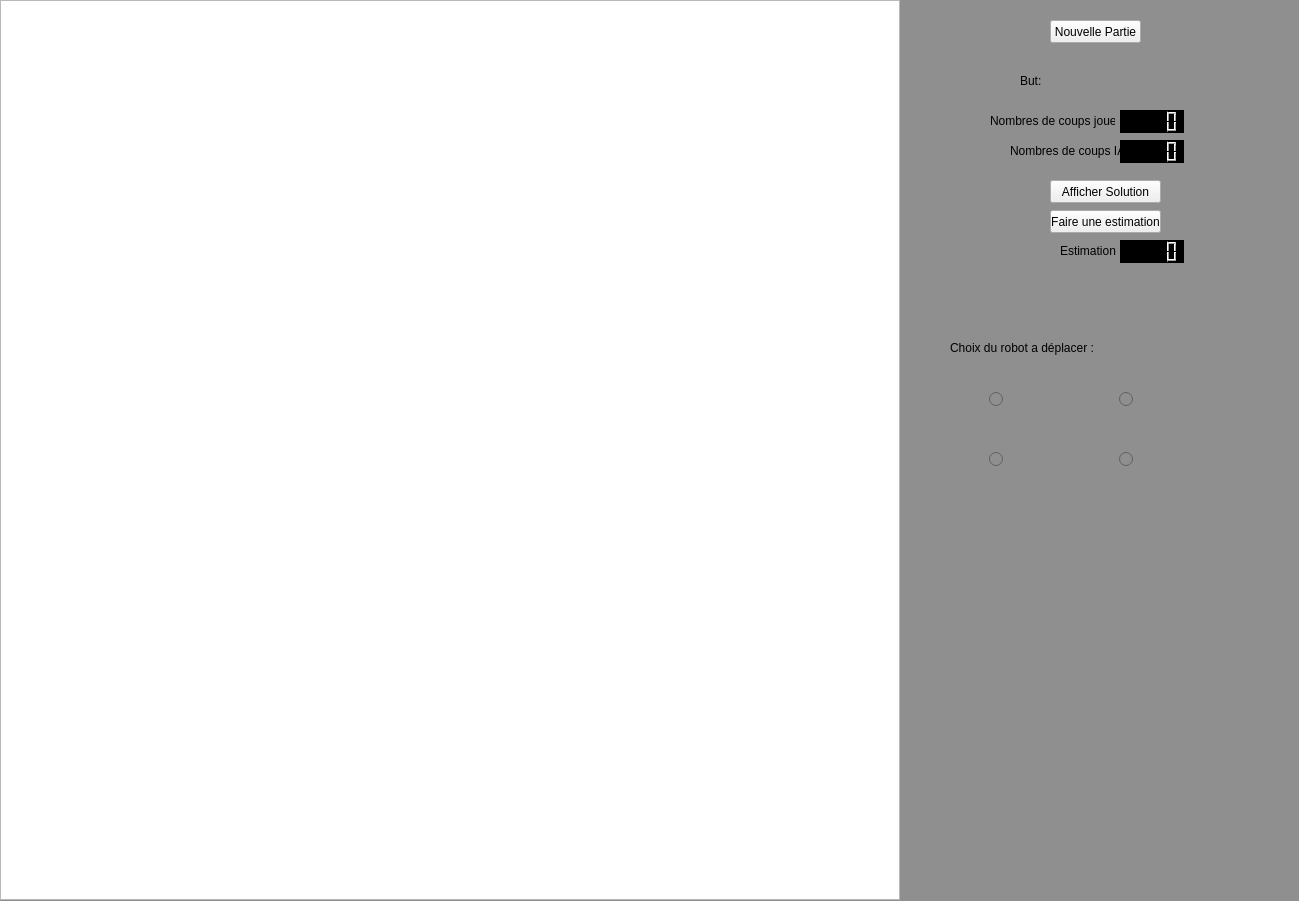
<?xml version="1.0" encoding="UTF-8"?>
<ui version="4.0">
 <class>RasendeRoboterClass</class>
 <widget class="QMainWindow" name="RasendeRoboterClass">
  <property name="geometry">
   <rect>
    <x>0</x>
    <y>0</y>
    <width>1299</width>
    <height>901</height>
   </rect>
  </property>
  <property name="sizePolicy">
   <sizepolicy hsizetype="Preferred" vsizetype="Preferred">
    <horstretch>0</horstretch>
    <verstretch>0</verstretch>
   </sizepolicy>
  </property>
  <property name="focusPolicy">
   <enum>Qt::NoFocus</enum>
  </property>
  <property name="windowTitle">
   <string>RasendeRoboter</string>
  </property>
  <property name="styleSheet">
   <string notr="true"/>
  </property>
  <widget class="QWidget" name="centralWidget">
   <widget class="QWidget" name="widget" native="true">
    <property name="geometry">
     <rect>
      <x>0</x>
      <y>0</y>
      <width>900</width>
      <height>900</height>
     </rect>
    </property>
    <widget class="QGraphicsView" name="graphicsView">
     <property name="geometry">
      <rect>
       <x>0</x>
       <y>0</y>
       <width>900</width>
       <height>900</height>
      </rect>
     </property>
     <property name="verticalScrollBarPolicy">
      <enum>Qt::ScrollBarAlwaysOff</enum>
     </property>
     <property name="horizontalScrollBarPolicy">
      <enum>Qt::ScrollBarAlwaysOff</enum>
     </property>
     <property name="sizeAdjustPolicy">
      <enum>QAbstractScrollArea::AdjustToContents</enum>
     </property>
    </widget>
    <widget class="QWidget" name="lay" native="true">
     <property name="geometry">
      <rect>
       <x>0</x>
       <y>0</y>
       <width>900</width>
       <height>900</height>
      </rect>
     </property>
     <property name="styleSheet">
      <string notr="true"/>
     </property>
    </widget>
   </widget>
   <widget class="QPushButton" name="startButton">
    <property name="geometry">
     <rect>
      <x>1050</x>
      <y>20</y>
      <width>91</width>
      <height>23</height>
     </rect>
    </property>
    <property name="text">
     <string>Nouvelle Partie</string>
    </property>
   </widget>
   <widget class="QLabel" name="goalLabel">
    <property name="geometry">
     <rect>
      <x>1020</x>
      <y>60</y>
      <width>151</width>
      <height>41</height>
     </rect>
    </property>
    <property name="sizePolicy">
     <sizepolicy hsizetype="Expanding" vsizetype="Expanding">
      <horstretch>0</horstretch>
      <verstretch>0</verstretch>
     </sizepolicy>
    </property>
    <property name="minimumSize">
     <size>
      <width>47</width>
      <height>13</height>
     </size>
    </property>
    <property name="text">
     <string>But: </string>
    </property>
   </widget>
   <widget class="QPushButton" name="solutionButton">
    <property name="geometry">
     <rect>
      <x>1050</x>
      <y>180</y>
      <width>111</width>
      <height>23</height>
     </rect>
    </property>
    <property name="text">
     <string>Afficher Solution</string>
    </property>
   </widget>
   <widget class="QLCDNumber" name="nbCoups">
    <property name="geometry">
     <rect>
      <x>1120</x>
      <y>140</y>
      <width>64</width>
      <height>23</height>
     </rect>
    </property>
    <property name="styleSheet">
     <string notr="true">QLCDNumber{background-color:black;}</string>
    </property>
   </widget>
   <widget class="QLabel" name="label">
    <property name="geometry">
     <rect>
      <x>1010</x>
      <y>140</y>
      <width>111</width>
      <height>21</height>
     </rect>
    </property>
    <property name="text">
     <string>Nombres de coups IA:</string>
    </property>
   </widget>
   <widget class="QLabel" name="label_2">
    <property name="geometry">
     <rect>
      <x>950</x>
      <y>340</y>
      <width>271</width>
      <height>16</height>
     </rect>
    </property>
    <property name="text">
     <string>Choix du robot a déplacer :</string>
    </property>
   </widget>
   <widget class="QFrame" name="frame">
    <property name="geometry">
     <rect>
      <x>-11</x>
      <y>-1</y>
      <width>1311</width>
      <height>911</height>
     </rect>
    </property>
    <property name="styleSheet">
     <string notr="true">background-color: rgb(143, 143, 143);</string>
    </property>
    <property name="frameShape">
     <enum>QFrame::StyledPanel</enum>
    </property>
    <property name="frameShadow">
     <enum>QFrame::Raised</enum>
    </property>
    <widget class="QRadioButton" name="redRadioButton">
     <property name="geometry">
      <rect>
       <x>1000</x>
       <y>380</y>
       <width>100</width>
       <height>40</height>
      </rect>
     </property>
     <property name="text">
      <string/>
     </property>
    </widget>
    <widget class="QRadioButton" name="blueRadioButton">
     <property name="geometry">
      <rect>
       <x>1000</x>
       <y>440</y>
       <width>100</width>
       <height>40</height>
      </rect>
     </property>
     <property name="text">
      <string/>
     </property>
    </widget>
    <widget class="QRadioButton" name="greenRadioButton">
     <property name="geometry">
      <rect>
       <x>1130</x>
       <y>440</y>
       <width>100</width>
       <height>40</height>
      </rect>
     </property>
     <property name="text">
      <string/>
     </property>
    </widget>
    <widget class="QRadioButton" name="yellowRadioButton">
     <property name="geometry">
      <rect>
       <x>1130</x>
       <y>380</y>
       <width>100</width>
       <height>40</height>
      </rect>
     </property>
     <property name="text">
      <string/>
     </property>
    </widget>
    <widget class="QPushButton" name="cancelButton">
     <property name="geometry">
      <rect>
       <x>1079</x>
       <y>639</y>
       <width>75</width>
       <height>75</height>
      </rect>
     </property>
     <property name="cursor">
      <cursorShape>PointingHandCursor</cursorShape>
     </property>
     <property name="text">
      <string/>
     </property>
     <property name="flat">
      <bool>true</bool>
     </property>
    </widget>
    <widget class="QPushButton" name="rightButton">
     <property name="geometry">
      <rect>
       <x>1160</x>
       <y>630</y>
       <width>75</width>
       <height>75</height>
      </rect>
     </property>
     <property name="cursor">
      <cursorShape>PointingHandCursor</cursorShape>
     </property>
     <property name="text">
      <string/>
     </property>
     <property name="autoDefault">
      <bool>false</bool>
     </property>
     <property name="flat">
      <bool>true</bool>
     </property>
    </widget>
    <widget class="QPushButton" name="leftButton">
     <property name="geometry">
      <rect>
       <x>1000</x>
       <y>630</y>
       <width>75</width>
       <height>75</height>
      </rect>
     </property>
     <property name="cursor">
      <cursorShape>PointingHandCursor</cursorShape>
     </property>
     <property name="text">
      <string/>
     </property>
     <property name="flat">
      <bool>true</bool>
     </property>
    </widget>
    <widget class="QPushButton" name="upButton">
     <property name="geometry">
      <rect>
       <x>1080</x>
       <y>550</y>
       <width>75</width>
       <height>75</height>
      </rect>
     </property>
     <property name="cursor">
      <cursorShape>PointingHandCursor</cursorShape>
     </property>
     <property name="focusPolicy">
      <enum>Qt::NoFocus</enum>
     </property>
     <property name="styleSheet">
      <string notr="true"/>
     </property>
     <property name="text">
      <string/>
     </property>
     <property name="autoDefault">
      <bool>false</bool>
     </property>
     <property name="default">
      <bool>false</bool>
     </property>
     <property name="flat">
      <bool>true</bool>
     </property>
    </widget>
    <widget class="QPushButton" name="downButton">
     <property name="geometry">
      <rect>
       <x>1080</x>
       <y>710</y>
       <width>75</width>
       <height>75</height>
      </rect>
     </property>
     <property name="cursor">
      <cursorShape>PointingHandCursor</cursorShape>
     </property>
     <property name="text">
      <string/>
     </property>
     <property name="flat">
      <bool>true</bool>
     </property>
    </widget>
   </widget>
   <widget class="QLabel" name="label_3">
    <property name="geometry">
     <rect>
      <x>990</x>
      <y>110</y>
      <width>125</width>
      <height>21</height>
     </rect>
    </property>
    <property name="text">
     <string>Nombres de coups joueur:</string>
    </property>
   </widget>
   <widget class="QLCDNumber" name="nbCoups_2">
    <property name="geometry">
     <rect>
      <x>1120</x>
      <y>110</y>
      <width>64</width>
      <height>23</height>
     </rect>
    </property>
    <property name="styleSheet">
     <string notr="true">QLCDNumber{background-color:black;}</string>
    </property>
   </widget>
   <widget class="QPushButton" name="annonceNbDpl">
    <property name="geometry">
     <rect>
      <x>1050</x>
      <y>210</y>
      <width>111</width>
      <height>23</height>
     </rect>
    </property>
    <property name="text">
     <string>Faire une estimation</string>
    </property>
   </widget>
   <widget class="QLCDNumber" name="nbCoupsEstim">
    <property name="geometry">
     <rect>
      <x>1120</x>
      <y>240</y>
      <width>64</width>
      <height>23</height>
     </rect>
    </property>
    <property name="styleSheet">
     <string notr="true">QLCDNumber{background-color:black;}</string>
    </property>
   </widget>
   <widget class="QLabel" name="label_estimation">
    <property name="geometry">
     <rect>
      <x>1060</x>
      <y>240</y>
      <width>111</width>
      <height>21</height>
     </rect>
    </property>
    <property name="text">
     <string>Estimation :</string>
    </property>
   </widget>
   <zorder>frame</zorder>
   <zorder>startButton</zorder>
   <zorder>goalLabel</zorder>
   <zorder>solutionButton</zorder>
   <zorder>nbCoups</zorder>
   <zorder>label</zorder>
   <zorder>widget</zorder>
   <zorder>label_2</zorder>
   <zorder>label_3</zorder>
   <zorder>nbCoups_2</zorder>
   <zorder>annonceNbDpl</zorder>
   <zorder>nbCoupsEstim</zorder>
   <zorder>label_estimation</zorder>
  </widget>
 </widget>
 <layoutdefault spacing="6" margin="11"/>
 <resources>
  <include location="RasendeRoboter.qrc"/>
 </resources>
 <connections/>
</ui>
